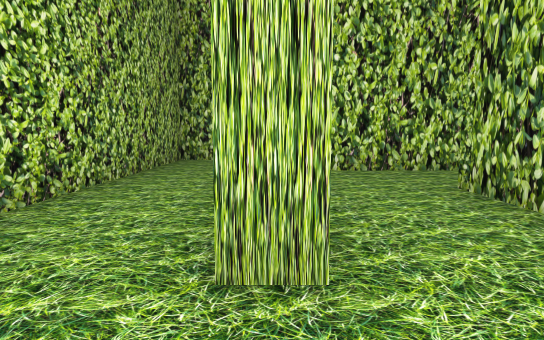
[1] (above)

12 first-person views from a walk through a Unity game level. The camera is 1.2 m above the floor, tilts 6° down and sees 75° across. The floor is counted in squares, 1.8 m on a side. Each view is taken from the middle of a square. On the plan, view 1 faces up. The plan holds only what a view shows up to about 11 squares ahead; the rest is blank. The place goes on beyond the plan. The player is left out. Some animated figures are left out.

[2]
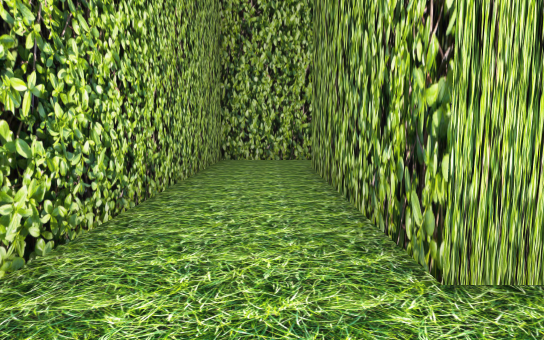

[3]
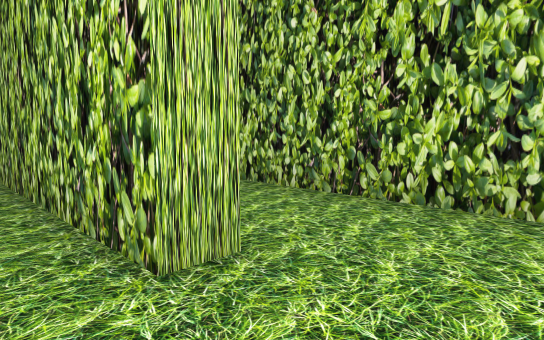

[4]
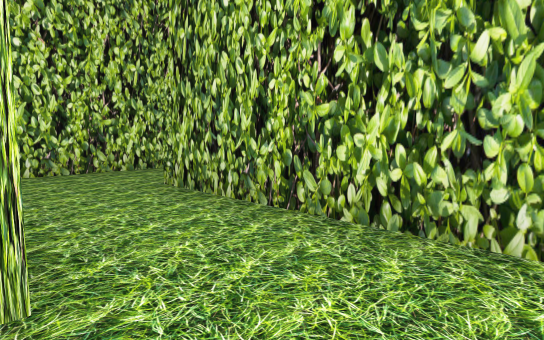

[5]
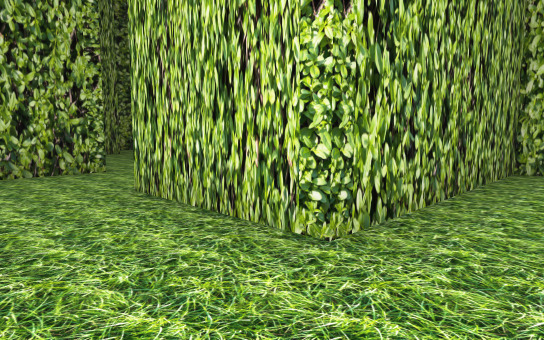

[6]
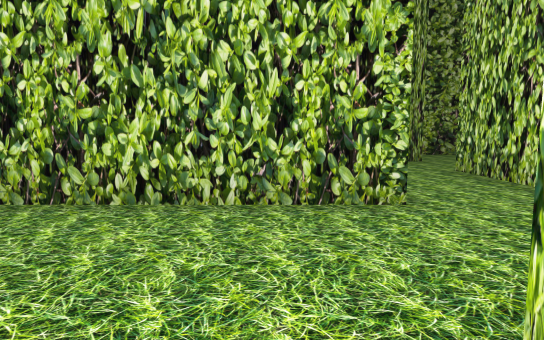

[7]
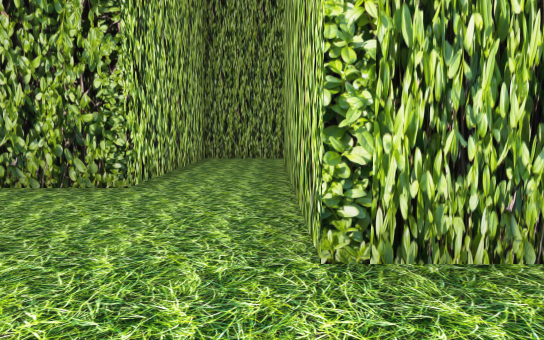

[8]
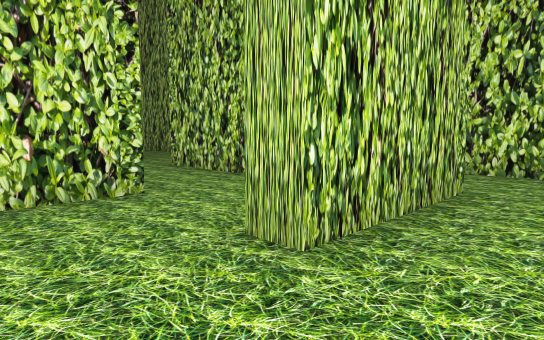

[9]
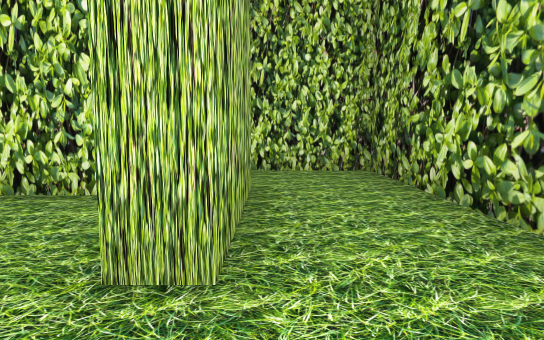

[10]
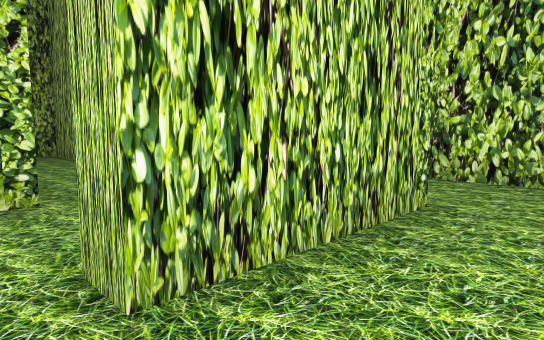

[11]
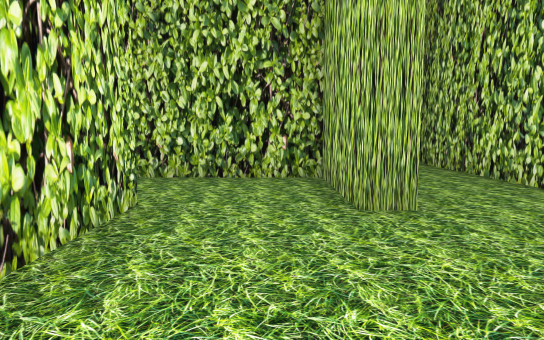

[12]
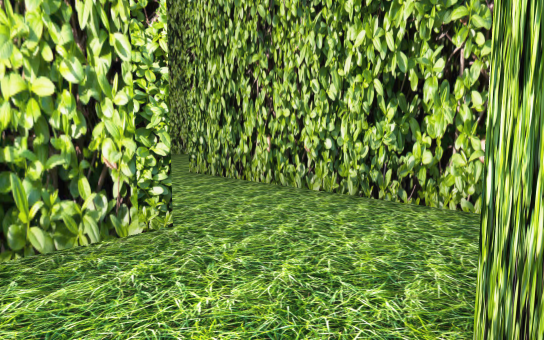

### Floor plan
Points are (right, up) in squares from view 1. A wall is a line through its corners. A room is listed if a view was taken in it or the views show most of it. See-through windows are left out.
Room 1 (views 1, 2, 3, 4)
walls: (0.4, 1.5) (-0.2, 1.5) (-0.2, 6.8); (0, 8.7) (-2.2, 8.7) (-2.2, 1.5)
ways out: opening at (0, 0.5) to room 2
Room 2 (views 5, 6, 11, 12)
walls: (4.7, 1.8) (10.3, 1.8); (3.9, 6.3) (0.2, 6.3); (2.3, -0.5) (2.3, 4.2) (5, 4.2) (5, 3.8); (12.2, 1.5) (12.2, 3.8) (7.2, 3.8) (7.2, 6.4)
ways out: opening at (0, 0.5) to room 1; opening at (5, 3) to room 3; opening at (11, 2) to room 5; opening at (6, 7.5)
Room 3 (view 7)
walls: (4.7, 0.5) (4.7, 1.8); (5, 3.8) (2.7, 3.8) (2.7, -0.5)
ways out: opening at (5, 3) to room 2
Room 4 (views 8, 9, 10)
walls: (12.8, 4.4) (12.8, 1.5) (12.2, 1.5); (14.8, 2.1) (14.8, 6.3) (11.9, 6.3); (14.8, -0.5) (14.8, 0.5)
ways out: opening at (12, 0.5) to room 5
Room 5 (no view inside)
walls: (10.3, 1.8) (10.3, 0.4)
ways out: opening at (11, 2) to room 2; opening at (12, 0.5) to room 4

Positions as (right, up) in squares from view 1, and headings:
1: (0, 0), facing up
2: (-1, 0), facing up
3: (-1, 0), facing up-right
4: (0, 0), facing up-right
5: (1, 6), facing down-right
6: (4, 5), facing right
7: (3, 2), facing right
8: (14, 0), facing up-left
9: (13, 0), facing up
10: (14, 1), facing up-left
11: (8, 3), facing left
12: (6, 4), facing down-left
